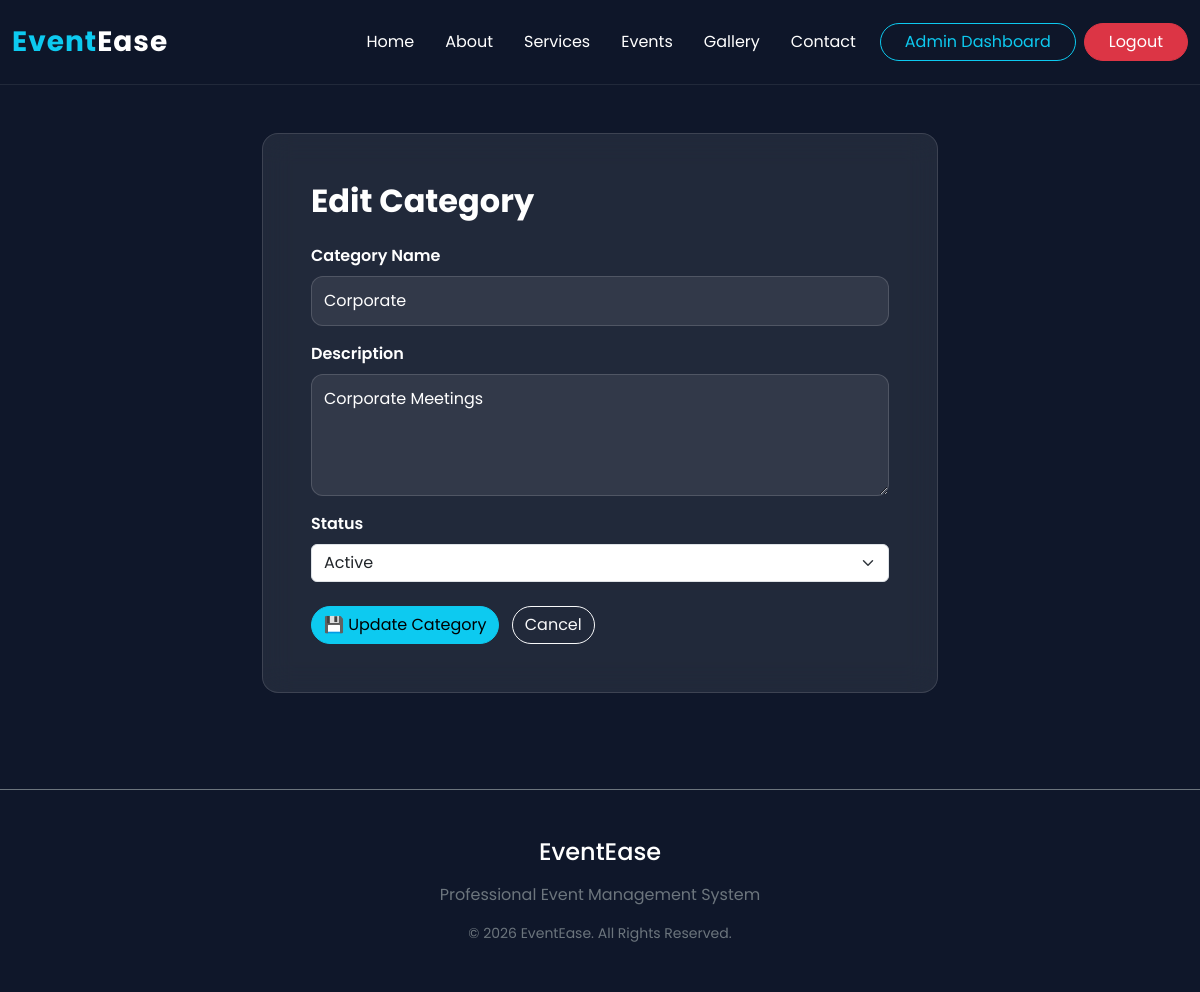
The page /admin/edit-category.php?id=3 (signed in) on the database its author committed.
### tables this page shows
CREATE TABLE categories (
    id INT AUTO_INCREMENT PRIMARY KEY,
    category_name VARCHAR(100) NOT NULL UNIQUE,
    description TEXT,
    status ENUM('Active','Inactive') DEFAULT 'Active',
    created_at TIMESTAMP DEFAULT CURRENT_TIMESTAMP
);

### admin/edit-category.php (the view, shortened to what this page needs)
<?php
require_once '../config/database.php';
$categoryId = isset($_GET['id']) ? (int) $_GET['id'] : 0;
$stmt = $conn->prepare("
    SELECT id, category_name, description, status
    FROM categories
    WHERE id = ?
    LIMIT 1
");
$stmt->bind_param("i", $categoryId);
$stmt->execute();
$result = $stmt->get_result();
$category = $result->fetch_assoc();
require_once '../includes/header.php';
require_once '../includes/navbar.php';
?>
<div class="container py-5">
    <div class="row justify-content-center">
        <div class="col-lg-7">
            <div class="glass rounded-4 p-5">
                <h2 class="text-white fw-bold mb-4">
                    Edit Category
                </h2>
                <form action="edit-category-process.php" method="POST">
                    <div class="mb-3">
                        <label class="form-label text-white">
                            Category Name
                        </label>
                        <input
                            type="text"
                            name="category_name"
                            class="form-control"
                            value="<?= htmlspecialchars($category['category_name']); ?>"
                            required
                        >
                    </div>
                    <div class="mb-3">
                        <label class="form-label text-white">
                            Description
                        </label>
                        <textarea
                            name="description"
                            class="form-control"
                            rows="4"
                        ><?= htmlspecialchars($category['description']); ?></textarea>
                    </div>
                    <div class="mb-4">
                        <label class="form-label text-white">
                            Status
                        </label>
                        <select
                            name="status"
                            class="form-select"
                            required
                        >
                            <option
                                value="Active"
                                <?= $category['status'] === 'Active' ? 'selected' : ''; ?>
                            >
                                Active
                            </option>
                        </select>
                    </div>
                    <button
                        type="submit"
                        class="btn btn-info me-2"
                    >
                        💾 Update Category
                    </button>
                    <a
                        href="manage-categories.php"
                        class="btn btn-outline-light"
                    >
                        Cancel
                    </a>
                </form>
            </div>
        </div>
    </div>
</div>
<?php
require_once '../includes/footer.php';
?>

### assets/css/style.css (style rules this page uses)
* { margin:0; padding:0; box-sizing:border-box; }
body { font-family:'Poppins',sans-serif; background:#0f172a; color:#ffffff; overflow-x:hidden; }
a { text-decoration:none; }
.container { max-width:1200px; }
.glass { background:rgba(255,255,255,.08); backdrop-filter:blur(15px); border:1px solid rgba(255,255,255,.12); border-radius:20px; }
.btn { border-radius:30px; }
.form-control { background:rgba(255,255,255,.08); border:1px solid rgba(255,255,255,.15); color:white; border-radius:12px; padding:12px; }
.form-control::placeholder { color:#b0b0b0; }
.form-label { color:white; font-weight:600; }

### rows shown on the page
categories: category_name "Corporate", description "Corporate Meetings", status "Active"
